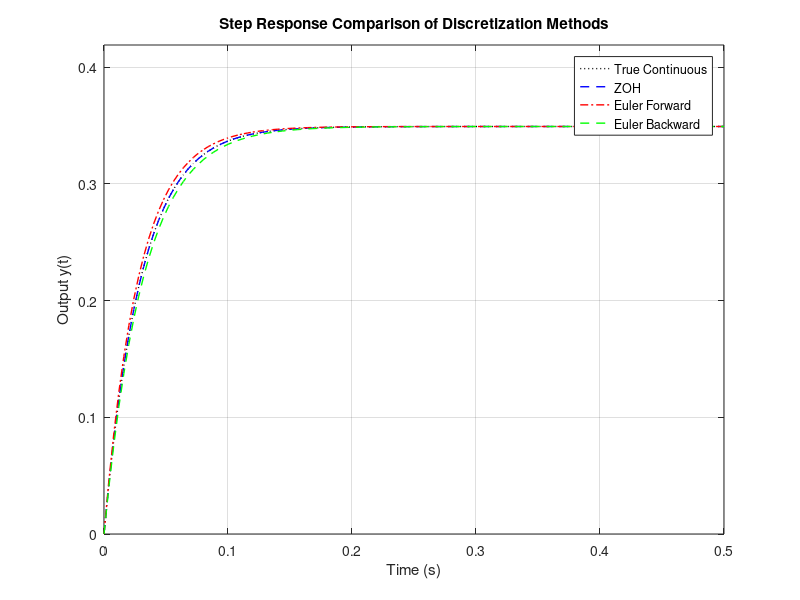

Here is the MATLAB script that generated this plot:
close all;
% Simulation parameters
T = 0.03;             % Time constant
dt = 1/250;           % Sampling period
t_end = 0.5;         % Simulation duration
t = 0:dt:t_end;      % Discrete time axis
N = length(t);

% Amplitude
Amp=20*pi/180;
% Input signal: unit step
u = Amp*ones(1, N);

% Initialize outputs for each method
y_true = Amp*(1 - exp(-t / T));   % Continuous-time analytical solution
y_zoh = zeros(1, N);
y_fwd = zeros(1, N);
y_bwd = zeros(1, N);
y_tustin = zeros(1, N);

% ===== Calculate difference coefficients for each method =====

% 1. ZOH
Az = exp(-dt / T);
Bz = 1 - Az;

% 2. Euler Forward
Af = 1 - dt / T;
Bf = dt / T;

% 3. Euler Backward
Ab = T / (T + dt);
Bb = dt / (T + dt);

% 4. Tustin（双线性变换）
alpha = (2*T - dt) / (2*T + dt);
beta = dt / (2*T + dt);

% ===== Recursive calculation =====
for k = 2:N
    y_zoh(k)     = Az * y_zoh(k-1) + Bz * u(k-1);
    y_fwd(k)     = Af * y_fwd(k-1) + Bf * u(k-1);
    y_bwd(k)     = Ab * y_bwd(k-1) + Bb * u(k);
    y_tustin(k)  = alpha * y_tustin(k-1) + beta * (u(k) + u(k-1));
end

% ===== Plot =====
figure;
plot(t, y_true, 'k:', 'LineWidth', 1); hold on;
plot(t, y_zoh, 'b--', 'LineWidth', 1);
plot(t, y_fwd, 'r-.', 'LineWidth', 1);
plot(t, y_bwd, 'g--', 'LineWidth', 1);
% plot(t, y_tustin, 'm:', 'LineWidth', 1.8);
legend('True Continuous', 'ZOH', 'Euler Forward', 'Euler Backward', 'Tustin');
xlabel('Time (s)');
ylabel('Output y(t)');
axis([0 t_end 0 1.2*Amp]);
title('Step Response Comparison of Discretization Methods');
grid on;


y_zoh(2)
y_fwd(2)
y_bwd(2) 
y_tustin(2)